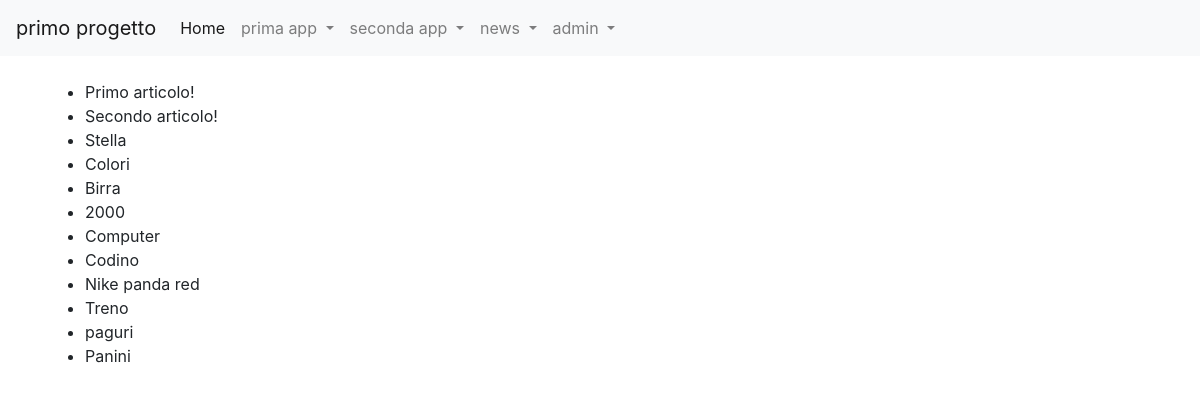
The app's page /news/listaArticoli (signed in) with its own data.
### news/models.py (models this page shows)
class Articolo (models.Model):
  titolo = models.CharField(max_length=100)
  contenuto = models.TextField()
  giornalista = models.ForeignKey(Giornalista, on_delete=models.CASCADE, related_name="articoli")
  data=models.DateField(auto_now=True, blank=True)
  visualizzazioni=models.IntegerField (default=0, blank=True)
  def __str__(self):
    return self.titolo
  class Meta:
    verbose_name = "Articolo"
    verbose_name_plural = "Articoli"

### news/views.py (the view)
# urls.py: path('listaArticoli', listaArticoli, name="listaArticoli"),
def listaArticoli (request,pk=None):
    articoli = Articolo.objects.all()
    context = {
        'articoli': articoli,
    }
    return render (request, 'listaArticoli.html', context)

### news/templates/listaArticoli.html (shortened to what this page needs)
{% extends 'base.html' %}
{% block content %}
    <ul>
    {%for articolo in articoli %}
        <li>{{articolo}}</li>
    {%endfor%}
    </ul>
{%endblock content%}

### templates/base.html (shortened to what this page needs)
{% load static %}
<!doctype html>
<html lang="it">
  <head>
    <link rel="stylesheet" href="https://cdn.jsdelivr.net/npm/bootstrap@4.5.3/dist/css/bootstrap.min.css">
  </head>
  <body>
    <nav class="navbar navbar-expand-lg navbar-light bg-light">
      <a class="navbar-brand" href="#">primo progetto</a>
      <div class="collapse navbar-collapse" id="navbarSupportedContent">
        <ul class="navbar-nav mr-auto">
          <li class="nav-item active">
            <a class="nav-link" href="#">Home <span class="sr-only">(current)</span></a>
          </li>
          <li class="nav-item dropdown">
            <a class="nav-link dropdown-toggle" href="#" id="navbarDropdown" role="button" data-toggle="dropdown" aria-haspopup="true" aria-expanded="false">
              prima app
            </a>
          </li>
          <li class="nav-item dropdown">
            <a class="nav-link dropdown-toggle" href="#" id="navbarDropdown" role="button" data-toggle="dropdown" aria-haspopup="true" aria-expanded="false">
              seconda app
            </a>
          </li>
          <li class="nav-item dropdown">
            <a class="nav-link dropdown-toggle" href="#" id="navbarDropdown" role="button" data-toggle="dropdown" aria-haspopup="true" aria-expanded="false">
              news
            </a>
          </li>
          {% if request.user.is_authenticated %}
            <li class="nav-item dropdown">
            <a class="nav-link dropdown-toggle" href="#" id="navbarDropdown" role="button"
            data-toggle="dropdown" aria-haspopup="true" aria-expanded="false">
            {{ request.user.username }}
            </a>
            </li>
        {% else %}
            <li class="nav-item">
            <a class="nav-link" href="{% url 'login' %}">Login</a>
            </li>
        {% endif %}
        </ul>
      </div>
    </nav>
    <div class="container my-4">
      {%block content%}
      {%endblock%}
    </div>
  </body>
</html>

### records on screen
Articolo: titolo "Primo articolo!"
Articolo: titolo "Secondo articolo!"
Articolo: titolo "Stella"
Articolo: titolo "Colori"
Articolo: titolo "Birra"
Articolo: titolo "2000"
Articolo: titolo "Computer"
Articolo: titolo "Codino"
Articolo: titolo "Nike panda red"
Articolo: titolo "Treno"
Articolo: titolo "paguri"
Articolo: titolo "Panini"

### other values on screen
{{ request.user.username }} "admin"
